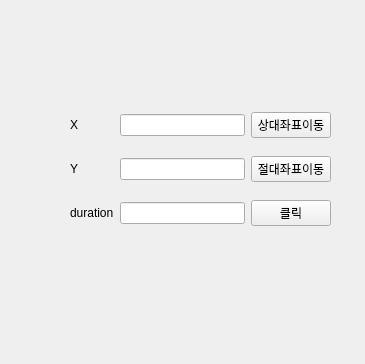
<?xml version="1.0" encoding="UTF-8"?>
<ui version="4.0">
 <class>Form</class>
 <widget class="QWidget" name="Form">
  <property name="geometry">
   <rect>
    <x>0</x>
    <y>0</y>
    <width>365</width>
    <height>364</height>
   </rect>
  </property>
  <property name="windowTitle">
   <string>Form</string>
  </property>
  <widget class="QWidget" name="gridLayoutWidget">
   <property name="geometry">
    <rect>
     <x>40</x>
     <y>100</y>
     <width>291</width>
     <height>141</height>
    </rect>
   </property>
   <layout class="QGridLayout" name="gridLayout">
    <property name="leftMargin">
     <number>30</number>
    </property>
    <item row="0" column="1">
     <widget class="QLineEdit" name="xEdit"/>
    </item>
    <item row="1" column="2">
     <widget class="QPushButton" name="movetobtn">
      <property name="text">
       <string>절대좌표이동</string>
      </property>
     </widget>
    </item>
    <item row="1" column="0">
     <widget class="QLabel" name="label_2">
      <property name="text">
       <string>Y</string>
      </property>
     </widget>
    </item>
    <item row="2" column="1">
     <widget class="QLineEdit" name="duraEdit"/>
    </item>
    <item row="1" column="1">
     <widget class="QLineEdit" name="yEdit"/>
    </item>
    <item row="0" column="0">
     <widget class="QLabel" name="label">
      <property name="text">
       <string>X</string>
      </property>
     </widget>
    </item>
    <item row="2" column="0">
     <widget class="QLabel" name="label_3">
      <property name="text">
       <string>duration</string>
      </property>
      <property name="margin">
       <number>0</number>
      </property>
     </widget>
    </item>
    <item row="0" column="2">
     <widget class="QPushButton" name="movebtn">
      <property name="text">
       <string>상대좌표이동</string>
      </property>
     </widget>
    </item>
    <item row="2" column="2">
     <widget class="QPushButton" name="clickbtn">
      <property name="text">
       <string>클릭</string>
      </property>
     </widget>
    </item>
   </layout>
  </widget>
 </widget>
 <resources/>
 <connections/>
</ui>
